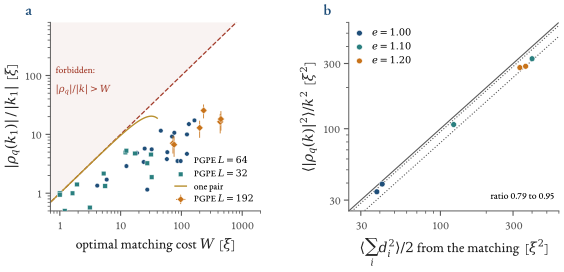

This chart was generated by the following Python code:
"""Figure ch06_screening: the two Lean statements about vortex positions, tested on vortex configurations of the solver.
(a) MatchingScreening.norm_rho_le_matching_torus:  |rho_q(k_1)| / |k_1|  <=  W (optimal matching cost), on 33 PGPE configurations (final fields of the L = 64 and L = 32
    series), on the six L = 192 runs (100 snapshots each), and on one isolated pair;
(b) the polarisability plateau <|rho_q(k)|^2>/k^2 (shells m^2 = 4,...,16) against <sum_i d_i^2>/2 from the optimal matching, six L = 192 runs
    (independent recomputation of the D4 statistic of PGPE_DIELECTRIC_RESULTS.md).
Data: figures/ch06_cert_numbers.json (ch06_certificates.py)."""
import json, sys
from pathlib import Path
sys.path.insert(0, str(Path(__file__).resolve().parents[1]))
from figstyle import *
from ch06_common import *

HERE = Path(__file__).resolve().parent
cert = json.loads((HERE / "ch06_cert_numbers.json").read_text())

fig = plt.figure(figsize=(TEXTW, 2.55))
gs = fig.add_gridspec(1, 2, wspace=0.42, left=0.085, right=0.995, top=0.94, bottom=0.2)

# ------------------------------------------------------------------ (a) matching certificate
axd = fig.add_subplot(gs[0, 0])
fields = cert["fields"]
for Lval, col, mk, lab in ((64.0, BLUE, "o", "PGPE $L=64$"), (32.0, TEAL, "s", "PGPE $L=32$")):
    pts = [(r["W"], r["bound_k1"]) for r in fields if r["L"] == Lval]
    axd.plot([p[0] for p in pts], [p[1] for p in pts], mk, ms=3.3, mfc=col, mec="white", mew=0.3, label=lab, zorder=3)
runs = cert["L192"]
axd.errorbar([r["W_mean"] for r in runs.values()], [r["bound_k1_mean"] for r in runs.values()],
             xerr=[r["W_std"] for r in runs.values()], yerr=[r["bound_k1_std"] for r in runs.values()], fmt="D", ms=3.6, mfc=ORANGE, mec="white", mew=0.3, ecolor=ORANGE, elinewidth=0.6,
             label="PGPE $L=192$", zorder=3)
dd = np.geomspace(0.7, 40, 100); kk1 = 2 * np.pi / 64.0
axd.plot(dd, 2 * np.sin(kk1 * dd / 2) / kk1, "-", color=GOLD, lw=1.0, label="one pair", zorder=2)
xx = np.array([0.5, 3000]); axd.plot(xx, xx, "--", color=RED, lw=0.9, zorder=1)
axd.fill_between(xx, xx, [3000, 3000], color=RED, alpha=0.06, zorder=0)
axd.text(0.85, 120, "forbidden:", color=RED, fontsize=7, ha="left", va="center")
axd.text(0.85, 55, "$|\\rho_q|/|k|>W$", color=RED, fontsize=7, ha="left", va="center")
axd.set_xscale("log"); axd.set_yscale("log"); axd.set_xlim(0.7, 2000); axd.set_ylim(0.5, 800)
axd.set_xlabel("optimal matching cost $W$  [$\\xi$]"); axd.set_ylabel("$|\\rho_q(k_1)|\\,/\\,|k_1|$  [$\\xi$]")
log_ticks_plain(axd, "x", [1, 10, 100, 1000]); log_ticks_plain(axd, "y", [1, 10, 100])
axd.legend(loc="lower right", fontsize=6.8, handlelength=1.2, borderaxespad=0.2, labelspacing=0.25, ncol=1)
panel(axd, "a")

# ------------------------------------------------------------------ (b) D4 polarisability
axe = fig.add_subplot(gs[0, 1])
names = list(runs.keys()); ecol = {"1.00": BLUE, "1.10": TEAL, "1.20": ORANGE}
for n in names:
    r = runs[n]; e = n.split("_e")[1].split("_")[0]
    axe.plot(r["pred"], r["plateau"], "o", ms=4.2, mfc=ecol[e], mec="white", mew=0.4, zorder=3)
xx = np.array([20, 600]); axe.plot(xx, xx, "-", color=GREY, lw=0.8, zorder=1)
axe.plot(xx, 0.79 * xx, ":", color=GREY, lw=0.8, zorder=1); axe.plot(xx, 0.95 * xx, ":", color=GREY, lw=0.8, zorder=1)
for e, col in ecol.items():
    axe.plot([], [], "o", ms=4.2, mfc=col, mec="white", mew=0.4, label=f"$e={e}$")
axe.set_xscale("log"); axe.set_yscale("log"); axe.set_xlim(25, 600); axe.set_ylim(25, 600)
axe.set_xlabel("$\\langle\\sum_i d_i^2\\rangle/2$ from the matching  [$\\xi^2$]"); axe.set_ylabel("$\\langle|\\rho_q(k)|^2\\rangle/k^2$  [$\\xi^2$]")
log_ticks_plain(axe, "x", [30, 100, 300]); log_ticks_plain(axe, "y", [30, 100, 300])
axe.legend(loc="upper left", fontsize=7, handlelength=1.0, borderaxespad=0.2, labelspacing=0.3)
axe.text(0.97, 0.05, "ratio 0.79 to 0.95", transform=axe.transAxes, fontsize=7, ha="right", va="bottom")
panel(axe, "b")
save(fig, "ch06_screening")
